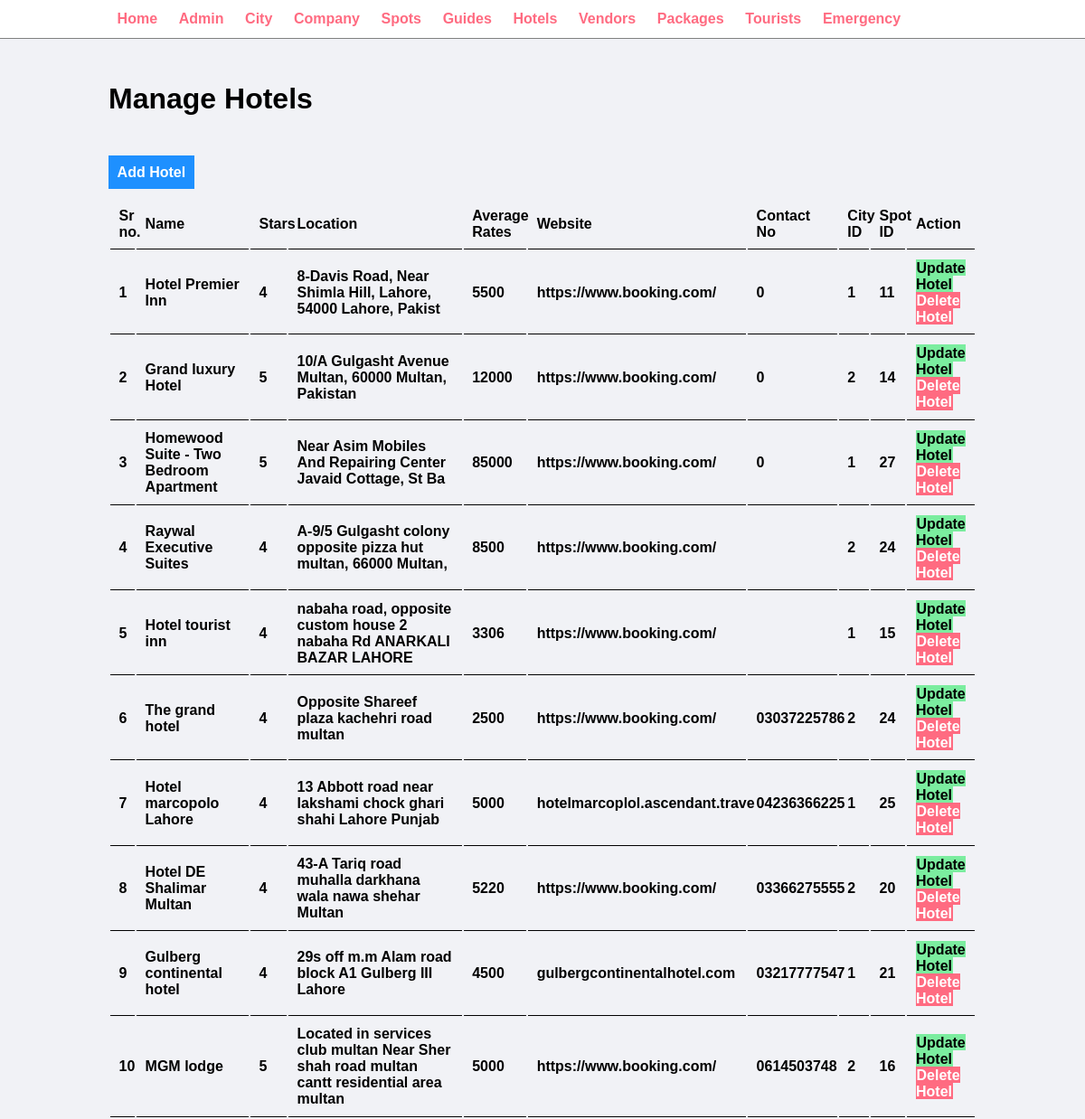
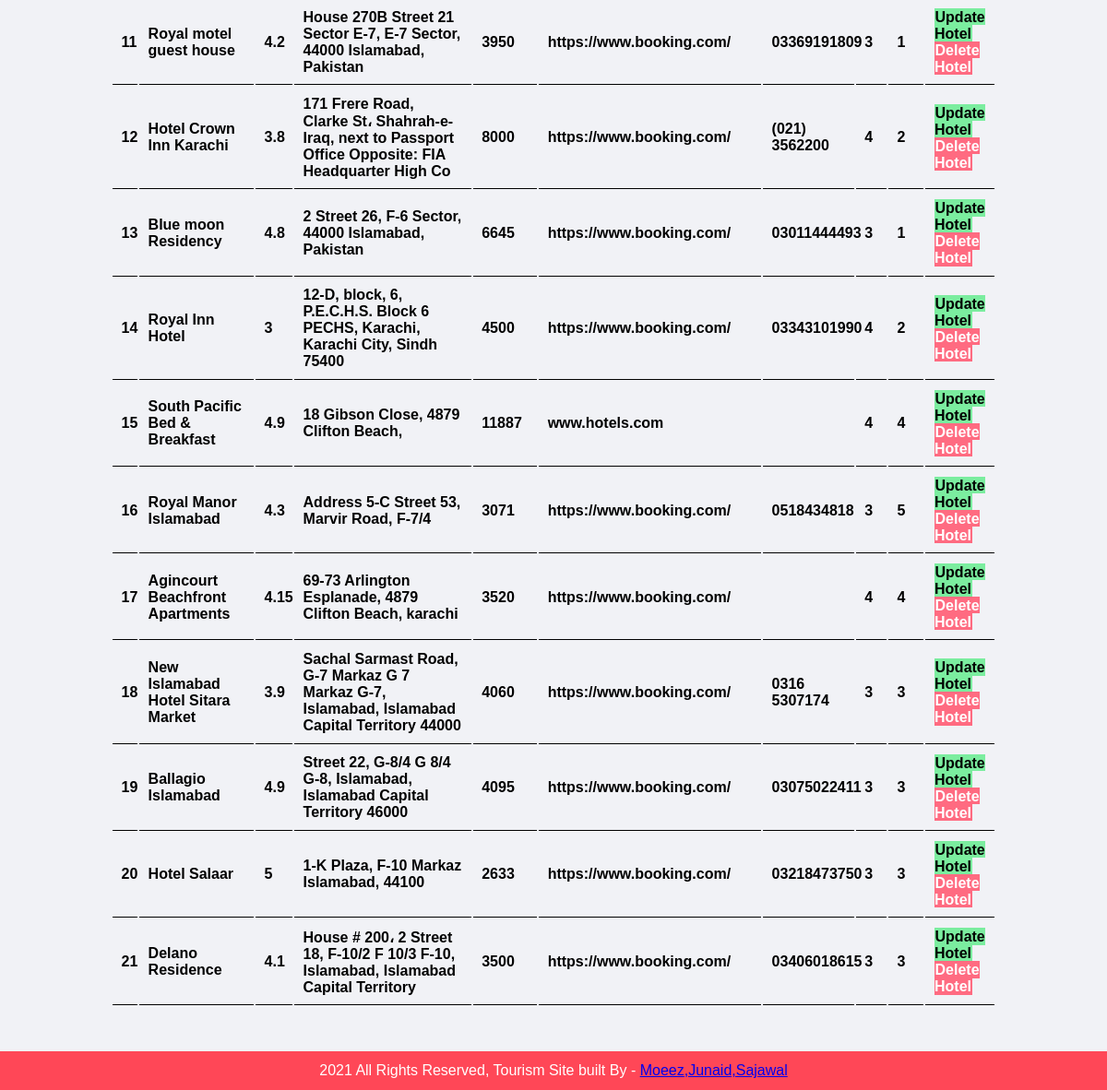
The app's page /admin/manage-hotel.php with its own data (2 pictures, top to bottom).
### tables this page shows
CREATE TABLE `hotels` (
  `ID` int(11) NOT NULL,
  `Name` varchar(50) NOT NULL,
  `Stars` float NOT NULL COMMENT 'Out Of 5',
  `Location` varchar(100) NOT NULL,
  `AverageRates` int(11) NOT NULL COMMENT 'In Pkr',
  `Website` varchar(50) DEFAULT NULL,
  `ContactNo` varchar(13) DEFAULT NULL,
  `City_Id` int(11) NOT NULL,
  `Spots_Id` int(11) NOT NULL
);

### admin/manage-hotel.php (the view, shortened to what this page needs)
<?php include('partial/menu.php'); ?>
        <div class="main-content">
            <div class="wrapper">
                <h1>Manage Hotels</h1>
                <br/>
                <br/><br/>
                <a href="add-hotel.php" class="btn-primary">Add Hotel</a>
                <br /><br />
                <table class="tbl-full">
                    <tr>
                        <th>Sr no.</th>
                        <th>Name</th>
                        <th>Stars</th>
                        <th>Location  </th>
                        <th>Average Rates</th>
                        <th>Website</th>
                        <th>Contact No</th>
                        <th>City ID</th>
                        <th>Spot ID</th>
                        <th>Action</th>
                    </tr>
                    <?php
                        $sql="SELECT * FROM hotels";
                        $res=mysqli_query($conn, $sql);
                        if ($res==TRUE) {
                            $count=mysqli_num_rows($res);
                            if ($count>0)
                            {
                                while ($rows=mysqli_fetch_assoc($res))
                                {
                                    $a=$rows['ID'];
                                    $b=$rows['Name'];
                                    $c=$rows['Stars'];
                                    $d=$rows['Location'];
                                    $e=$rows['AverageRates'];
                                    $f=$rows['Website'];
                                    $g=$rows['ContactNo'];
                                    $h=$rows['City_Id'];
                                    $i=$rows['Spots_Id'];
                                    ?>
                                    <tr>
                                        <th><?php echo $a ?> </th>
                                        <th><?php echo $b ?></th>
                                        <th><?php echo $c ?></th>
                                        <th><?php echo $d ?></th>
                                        <th><?php echo $e ?></th>
                                        <th><?php echo $f ?></th>
                                        <th><?php echo $g ?></th>
                                        <th><?php echo $h ?></th>
                                        <th><?php echo $i ?></th>
                                        <th>
                                            <a href="<?php echo SITEURL; ?>admin/update-hotel.php?id=<?php echo $a; ?>" class="btn-secondary">Update Hotel</a>
                                            <a href="<?php echo SITEURL; ?>admin/delete-hotel.php?id=<?php echo $a; ?>" class="btn-danger">Delete Hotel</a>
                                        </th>
                                    </tr>
                                    <?php
                                }
                            }
                            else
                            {
                            }
                        }
                        else{
                        }
                    ?>
                </table>
            </div>
        </div>
<?php include('partial/footer.php'); ?>

### css/admin.css (style rules this page uses)
* { margin: 0; padding: 0; font-family: Arial, Helvetica, sans-serif; }
.wrapper { padding: 1%; width: 80%; margin: 0 auto; }
.tbl-full { width: 100%; }
table tr th { border-bottom: 1px solid black; padding: 1%; text-align: left; }
.btn-primary { background-color: #1e90ff; padding: 1%; color: white; text-decoration: none; font-weight: bold; }
.btn-secondary { background-color: #7bed9f; padding: 1%; color: black; text-decoration: none; font-weight: bold; }
.btn-danger { background-color: #ff6b81; padding: 1%; color: white; text-decoration: none; font-weight: bold; }
.main-content { background-color: #f1f2f6; padding: 3% 0; }

### records on screen
hotels: ID "1", Name "Hotel Premier Inn", Stars "4", Location "8-Davis Road, Near Shimla Hill, Lahore, 54000 Lahore, Pakist", AverageRates "5500", Website "https://www.booking.com/", ContactNo "0", City_Id "1", Spots_Id "11"
hotels: ID "2", Name "Grand luxury Hotel", Stars "5", Location "10/A Gulgasht Avenue Multan, 60000 Multan, Pakistan", AverageRates "12000", Website "https://www.booking.com/", ContactNo "0", City_Id "2", Spots_Id "14"
hotels: ID "3", Name "Homewood Suite - Two Bedroom Apartment", Stars "5", Location "Near Asim Mobiles And Repairing Center Javaid Cottage, St Ba", AverageRates "85000", Website "https://www.booking.com/", ContactNo "0", City_Id "1", Spots_Id "27"
hotels: ID "4", Name "Raywal Executive Suites", Stars "4", Location "A-9/5 Gulgasht colony opposite pizza hut multan, 66000 Multan,", AverageRates "8500", Website "https://www.booking.com/", City_Id "2", Spots_Id "24"
hotels: ID "5", Name "Hotel tourist inn", Stars "4", Location "nabaha road, opposite custom house 2 nabaha Rd ANARKALI BAZAR LAHORE", AverageRates "3306", Website "https://www.booking.com/", City_Id "1", Spots_Id "15"
hotels: ID "6", Name "The grand hotel", Stars "4", Location "Opposite Shareef plaza kachehri road multan", AverageRates "2500", Website "https://www.booking.com/", ContactNo "03037225786", City_Id "2", Spots_Id "24"
hotels: ID "7", Name "Hotel marcopolo Lahore", Stars "4", Location "13 Abbott road near lakshami chock ghari shahi Lahore Punjab", AverageRates "5000", Website "hotelmarcoplol.ascendant.trave", ContactNo "04236366225", City_Id "1", Spots_Id "25"
hotels: ID "8", Name "Hotel DE Shalimar Multan", Stars "4", Location "43-A Tariq road muhalla darkhana wala nawa shehar Multan", AverageRates "5220", Website "https://www.booking.com/", ContactNo "03366275555", City_Id "2", Spots_Id "20"
hotels: ID "9", Name "Gulberg continental hotel", Stars "4", Location "29s off m.m Alam road block A1 Gulberg III Lahore", AverageRates "4500", Website "gulbergcontinentalhotel.com", ContactNo "03217777547", City_Id "1", Spots_Id "21"
hotels: ID "10", Name "MGM lodge", Stars "5", Location "Located in services club multan Near Sher shah road multan cantt residential area multan", AverageRates "5000", Website "https://www.booking.com/", ContactNo "0614503748", City_Id "2", Spots_Id "16"
hotels: ID "11", Name "Royal motel guest house", Stars "4.2", Location "House 270B Street 21 Sector E-7, E-7 Sector, 44000 Islamabad, Pakistan", AverageRates "3950", Website "https://www.booking.com/", ContactNo "03369191809", City_Id "3", Spots_Id "1"
hotels: ID "12", Name "Hotel Crown Inn Karachi", Stars "3.8", Location "171 Frere Road, Clarke St، Shahrah-e-Iraq, next to Passport Office Opposite: FIA Headquarter High Co", AverageRates "8000", Website "https://www.booking.com/", ContactNo "(021) 3562200", City_Id "4", Spots_Id "2"
hotels: ID "13", Name "Blue moon Residency", Stars "4.8", Location "2 Street 26, F-6 Sector, 44000 Islamabad, Pakistan", AverageRates "6645", Website "https://www.booking.com/", ContactNo "03011444493", City_Id "3", Spots_Id "1"
hotels: ID "14", Name "Royal Inn Hotel", Stars "3", Location "12-D, block, 6, P.E.C.H.S. Block 6 PECHS, Karachi, Karachi City, Sindh 75400", AverageRates "4500", Website "https://www.booking.com/", ContactNo "03343101990", City_Id "4", Spots_Id "2"
hotels: ID "15", Name "South Pacific Bed & Breakfast", Stars "4.9", Location "18 Gibson Close, 4879 Clifton Beach,", AverageRates "11887", Website "www.hotels.com", City_Id "4", Spots_Id "4"
hotels: ID "16", Name "Royal Manor Islamabad", Stars "4.3", Location "Address 5-C Street 53, Marvir Road, F-7/4", AverageRates "3071", Website "https://www.booking.com/", ContactNo "0518434818", City_Id "3", Spots_Id "5"
hotels: ID "17", Name "Agincourt Beachfront Apartments", Stars "4.15", Location "69-73 Arlington Esplanade, 4879 Clifton Beach, karachi", AverageRates "3520", Website "https://www.booking.com/", City_Id "4", Spots_Id "4"
hotels: ID "18", Name "New Islamabad Hotel Sitara Market", Stars "3.9", Location "Sachal Sarmast Road, G-7 Markaz G 7 Markaz G-7, Islamabad, Islamabad Capital Territory 44000", AverageRates "4060", Website "https://www.booking.com/", ContactNo "0316 5307174", City_Id "3", Spots_Id "3"
hotels: ID "19", Name "Ballagio Islamabad", Stars "4.9", Location "Street 22, G-8/4 G 8/4 G-8, Islamabad, Islamabad Capital Territory 46000", AverageRates "4095", Website "https://www.booking.com/", ContactNo "03075022411", City_Id "3", Spots_Id "3"
hotels: ID "20", Name "Hotel Salaar", Stars "5", Location "1-K Plaza, F-10 Markaz Islamabad, 44100", AverageRates "2633", Website "https://www.booking.com/", ContactNo "03218473750", City_Id "3", Spots_Id "3"
hotels: ID "21", Name "Delano Residence", Stars "4.1", Location "House # 200، 2 Street 18, F-10/2 F 10/3 F-10, Islamabad, Islamabad Capital Territory", AverageRates "3500", Website "https://www.booking.com/", ContactNo "03406018615", City_Id "3", Spots_Id "3"
